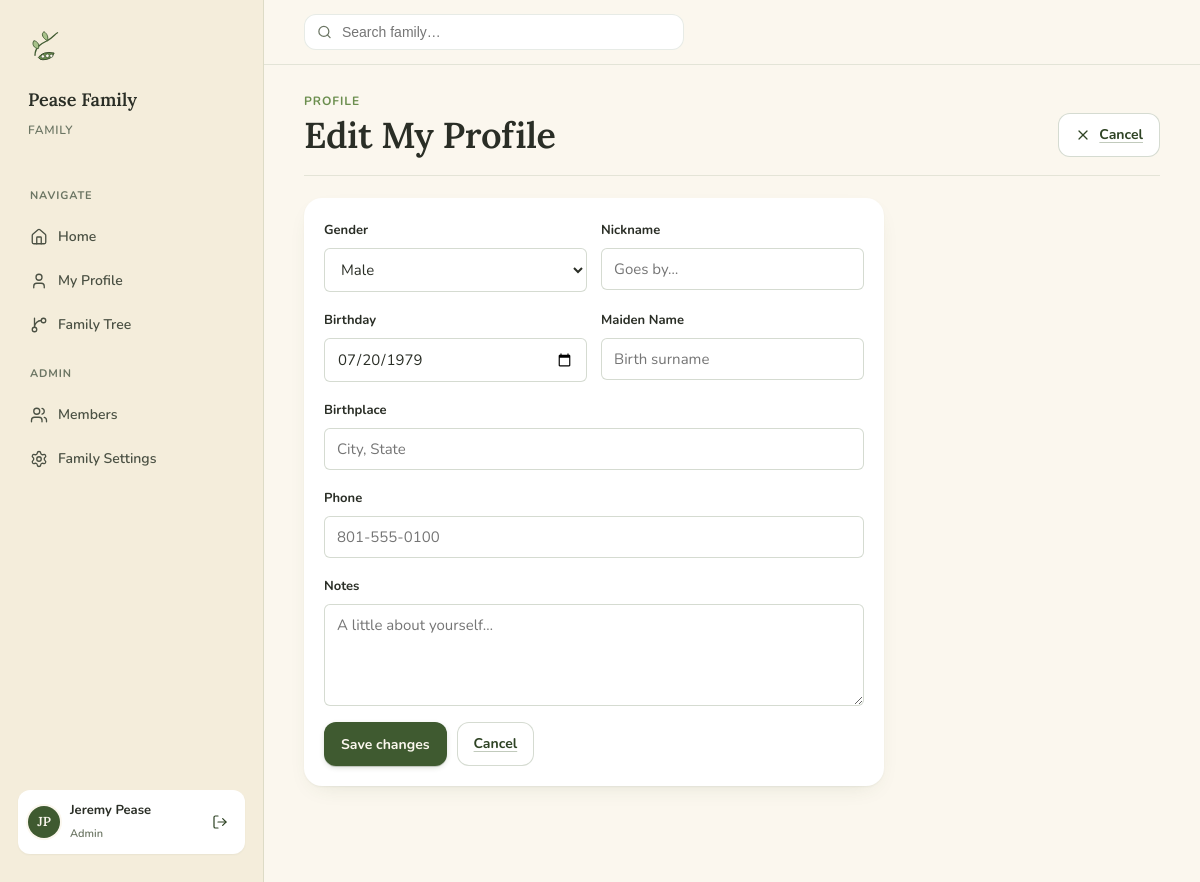
/profile/edit (signed in), run on the app's committed database.
### app/models.py (models this page shows, shortened)
class Family(db.Model):
    __tablename__ = 'families'
    id = db.Column(db.Integer, primary_key=True)
    name = db.Column(db.String(100), nullable=False)
    created_at = db.Column(db.DateTime, default=datetime.utcnow)
    patriarch_id = db.Column(db.Integer, db.ForeignKey('people.id'), nullable=True)
    matriarch_id = db.Column(db.Integer, db.ForeignKey('people.id'), nullable=True)
    people = db.relationship('Person', back_populates='family', foreign_keys='Person.family_id')
    users = db.relationship('User', back_populates='family', foreign_keys='User.family_id')
    patriarch = db.relationship('Person', foreign_keys=[patriarch_id])
    matriarch = db.relationship('Person', foreign_keys=[matriarch_id])

class User(UserMixin, db.Model):
    __tablename__ = 'users'
    id = db.Column(db.Integer, primary_key=True)
    family_id = db.Column(db.Integer, db.ForeignKey('families.id'), nullable=False)
    email = db.Column(db.String(120), unique=True, nullable=False)
    password_hash = db.Column(db.String(256), nullable=False)
    first_name = db.Column(db.String(50), nullable=False)
    last_name = db.Column(db.String(50), nullable=False)
    phone = db.Column(db.String(20))
    email_verified = db.Column(db.Boolean, default=False)
    verification_token = db.Column(db.String(100))
    verification_token_expiry = db.Column(db.DateTime)
    status = db.Column(db.String(20), default='pending')  # pending/approved/rejected/invited
    approved_by_id = db.Column(db.Integer, db.ForeignKey('users.id'))
    approved_date = db.Column(db.Date)
    is_admin = db.Column(db.Boolean, default=False)
    is_delegate = db.Column(db.Boolean, default=False)
    person_id = db.Column(db.Integer, db.ForeignKey('people.id'))
    person = db.relationship('Person', back_populates='user')
    family = db.relationship('Family', back_populates='users')
    invitation_token = db.Column(db.String(100))
    invitation_token_expiry = db.Column(db.DateTime)
    invited_by_id = db.Column(db.Integer, db.ForeignKey('users.id'))
    reset_token = db.Column(db.String(100))
    reset_token_expiry = db.Column(db.DateTime)
    def get_full_name(self):
        return f"{self.first_name} {self.last_name}"

class Person(db.Model):
    __tablename__ = 'people'
    id = db.Column(db.Integer, primary_key=True)
    family_id = db.Column(db.Integer, db.ForeignKey('families.id'), nullable=False)
    name = db.Column(db.String(100), nullable=False)
    gender = db.Column(db.String(10))
    birthday = db.Column(db.Date)
    nickname = db.Column(db.String(50))
    birthplace = db.Column(db.String(100))
    maiden_name = db.Column(db.String(100))
    deathday = db.Column(db.Date)
    deathplace = db.Column(db.String(100))
    occupation = db.Column(db.String(100))
    email = db.Column(db.String(120))
    phone = db.Column(db.String(20))
    photo_path = db.Column(db.String(200))
    notes = db.Column(db.Text)
    family = db.relationship('Family', back_populates='people', foreign_keys='Person.family_id')
    children = db.relationship(
        'Person',
        secondary=parent_child,
        primaryjoin=id == parent_child.c.parent_id,
        secondaryjoin=id == parent_child.c.child_id,
        backref='parents'
    )
    user = db.relationship('User', back_populates='person', uselist=False)

### app/routes.py (the view, shortened to what this page needs)
@main.route('/profile/edit', methods=['GET', 'POST'])
@login_required
def profile_edit():
    person = current_user.person
    if not person:
        flash('No profile found. Please contact the admin.', 'error')
        return redirect(url_for('main.index'))
    form = ProfileForm(obj=person)
    return render_template('profile_edit.html', form=form)

### app/forms.py
class ProfileForm(FlaskForm):
    nickname = StringField('Nickname', validators=[Length(max=50)])
    gender = SelectField('Gender', choices=[
        ('', '-- Select --'),
        ('Male', 'Male'),
        ('Female', 'Female')
    ], validators=[DataRequired()])
    birthday = DateField('Birthday', validators=[DataRequired()])
    birthplace = StringField('Birthplace', validators=[Length(max=100)])
    maiden_name = StringField('Maiden Name', validators=[Length(max=100)])
    phone = StringField('Phone', validators=[Length(max=20)])
    notes = TextAreaField('Notes')
    submit = SubmitField('Save Changes')

### app/models.py (called while the page is built)
@login_manager.user_loader
def load_user(user_id):
    return db.session.get(User, int(user_id))

### app/templates/profile_edit.html (shortened to what this page needs)
{% extends "base.html" %}
{% block content %}
<div class="page-head">
    <div>
        <div class="eyebrow">Profile</div>
        <h1>Edit My Profile</h1>
    </div>
    <a href="/profile" class="btn btn-secondary">
        <i data-lucide="x"></i> Cancel
    </a>
</div>
<div style="max-width: 580px;">
    <div class="card">
        <form method="POST">
            <div class="field-row">
                <div class="field">
                    {{ form.gender.label }}
                    {{ form.gender() }}
                </div>
                <div class="field">
                    {{ form.nickname.label }}
                    {{ form.nickname(placeholder="Goes by…") }}
                </div>
            </div>
            <div class="field-row">
                <div class="field">
                    {{ form.birthday.label }}
                    {{ form.birthday() }}
                </div>
                <div class="field">
                    {{ form.maiden_name.label }}
                    {{ form.maiden_name(placeholder="Birth surname") }}
                </div>
            </div>
            <div class="field">
                {{ form.birthplace.label }}
                {{ form.birthplace(placeholder="City, State") }}
            </div>
            <div class="field">
                {{ form.phone.label }}
                {{ form.phone(placeholder="801-555-0100") }}
            </div>
            <div class="field">
                {{ form.notes.label }}
                {{ form.notes(rows=4, placeholder="A little about yourself…") }}
            </div>
            <div style="display:flex;gap:10px;margin-top:4px;">
                <button type="submit" class="btn btn-primary">Save changes</button>
                <a href="/profile" class="btn btn-secondary">Cancel</a>
            </div>
        </form>
    </div>
</div>
{% endblock %}

### app/templates/base.html (shortened to what this page needs)
<!DOCTYPE html>
<html lang="en">
<head>
    <link rel="stylesheet" href="{{ url_for('static', filename='css/peavines.css') }}">
</head>
<body>
{% if current_user.is_authenticated %}
<div class="shell">
    <aside class="sidebar">
        <div class="brand">
            <img src="{{ url_for('static', filename='assets/peavines-mark.svg') }}" alt="Peavines">
        </div>
        <div class="family-name">{{ current_user.family.name }}</div>
        <div class="family-meta">Family</div>
        <nav class="nav">
            <div class="nav-section">Navigate</div>
            <a href="/" {% if request.path == '/' %}class="active"{% endif %}>
                <i data-lucide="home"></i> Home
            </a>
            <a href="/profile" {% if request.path == '/profile' %}class="active"{% endif %}>
                <i data-lucide="user"></i> My Profile
            </a>
            <a href="/family/tree" {% if request.path == '/family/tree' %}class="active"{% endif %}>
                <i data-lucide="git-branch"></i> Family Tree
            </a>
            {% if current_user.is_admin %}
            <div class="nav-section">Admin</div>
            <a href="/admin/users" {% if request.path.startswith('/admin') and request.path != '/admin/family' %}class="active"{% endif %}>
                <i data-lucide="users"></i> Members
            </a>
            <a href="/admin/family" {% if request.path == '/admin/family' %}class="active"{% endif %}>
                <i data-lucide="settings"></i> Family Settings
            </a>
            {% endif %}
        </nav>
        <div class="user-chip">
            <div class="av av-sm" style="background: var(--vine);">{{ current_user.first_name[0] }}{{ current_user.last_name[0] }}</div>
            <div>
                <div class="name">{{ current_user.get_full_name() }}</div>
                <div class="role">{% if current_user.is_admin %}Admin{% else %}Member{% endif %}</div>
            </div>
            <form method="POST" action="/logout" style="margin-left: auto;">
                <button type="submit" class="btn btn-ghost btn-sm" title="Sign out" style="padding: 6px;">
                    <i data-lucide="log-out"></i>
                </button>
            </form>
        </div>
    </aside>
    <div class="canvas">
        <header class="topbar">
            <form action="/search" method="GET" class="search">
                <i data-lucide="search"></i>
                <input type="text" name="q" placeholder="Search family…"
                       value="{{ request.args.get('q', '') }}"
                       autocomplete="off" style="background:none;border:none;outline:none;font-size:14px;color:inherit;width:100%;">
            </form>
        </header>
        <div class="canvas-inner">
{% endif %}
{% block content %}{% endblock %}
{% if current_user.is_authenticated %}
        </div>
    </div>
</div>
{% endif %}
</body>
</html>

### data on the page
Family: family.name "Pease Family"
User: first_name "J", last_name "P", get_full_name "Jeremy Pease"
Person: gender "Male", birthday "07/20/1979"
